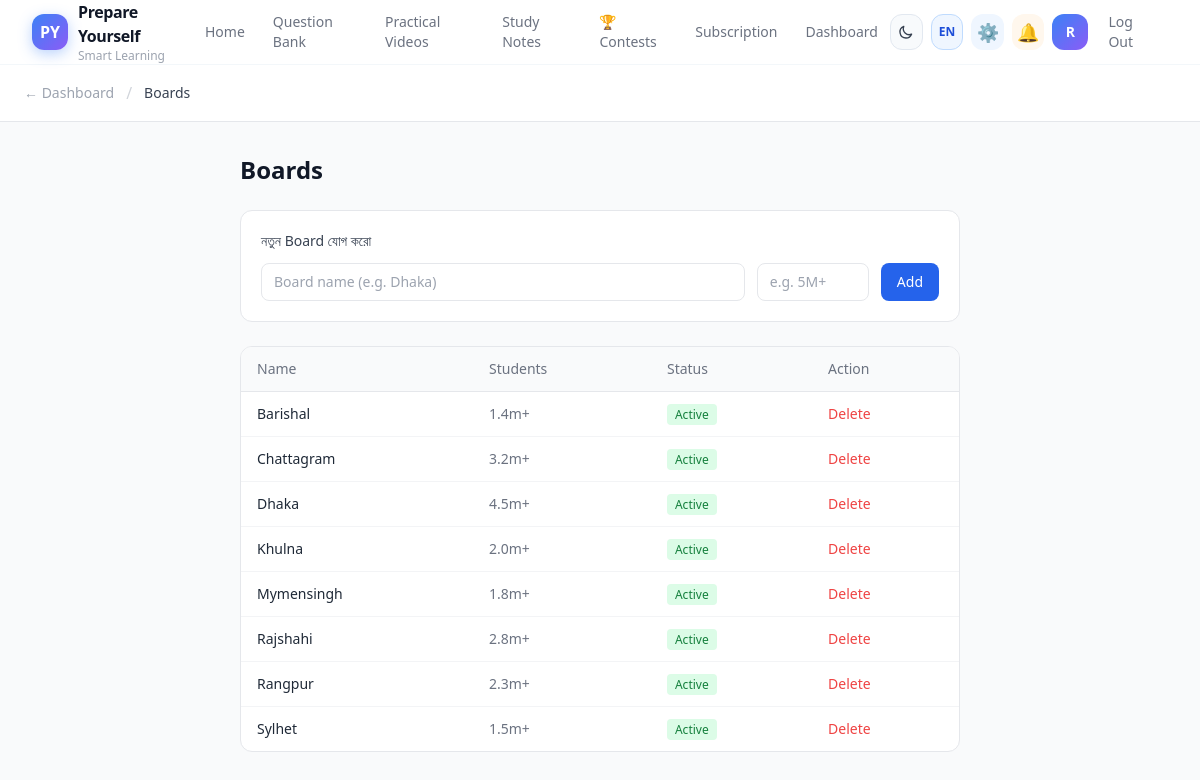
Screenshot of /manage/boards/ (signed in) with the database file from the repository.
### core/models.py (models this page shows, shortened)
class Board(models.Model):
    name = models.CharField(max_length=100, unique=True)
    slug = models.SlugField(unique=True, blank=True)
    student_count = models.CharField(max_length=20)
    is_active = models.BooleanField(default=True)
    class Meta:
        ordering = ['name']

### core/views.py (the view)
    def wrapper(request, *args, **kwargs):
        if not request.user.is_authenticated:
            return redirect('login')
        try:
            profile = request.user.profile
            if profile.role != 'ADMIN':
                messages.error(request, 'শুধু Teacher/Tutor/Institution এই page access করতে পারবে।')
                return redirect('home')
            if not profile.is_approved and not profile.is_superadmin:
                return redirect('teacher_pending')
        except UserProfile.DoesNotExist:
            return redirect('home')
        return view_func(request, *args, **kwargs)

### core/views.py (called while the page is built)
def admin_required(view_func):
    def wrapper(request, *args, **kwargs):
        if not request.user.is_authenticated:
            return redirect('login')
        try:
            profile = request.user.profile
            if profile.role != 'ADMIN':
                messages.error(request, 'শুধু Teacher/Tutor/Institution এই page access করতে পারবে।')
                return redirect('home')
            if not profile.is_approved and not profile.is_superadmin:
                return redirect('teacher_pending')
        except UserProfile.DoesNotExist:
            return redirect('home')
        return view_func(request, *args, **kwargs)
    wrapper.__name__ = view_func.__name__
    return wrapper

@admin_required
def manage_boards(request):
    boards = Board.objects.all()
    return render(request, 'manage/boards.html', {'boards': boards})

### templates/manage/boards.html (shortened to what this page needs)
{% extends 'base.html' %}
{% block content %}
<div class="min-h-screen bg-gray-50">
  <div class="bg-white border-b border-gray-200 px-6 py-4 flex items-center justify-between">
    <div class="flex items-center gap-3">
      <a href="{% url 'manage_dashboard' %}" class="text-gray-400 hover:text-gray-600 text-sm">← Dashboard</a>
      <span class="text-gray-300">/</span>
      <span class="text-sm font-medium text-gray-700">Boards</span>
    </div>
  </div>
  <div class="max-w-3xl mx-auto px-6 py-8">
    <h1 class="text-2xl font-bold text-gray-900 mb-6">Boards</h1>
    <form method="post" action="{% url 'board_add' %}" class="bg-white rounded-xl border border-gray-200 p-5 mb-6">
      <p class="text-sm font-medium text-gray-700 mb-3">নতুন Board যোগ করো</p>
      <div class="flex gap-3">
        <input type="text" name="name" placeholder="Board name (e.g. Dhaka)" required
          class="flex-1 border border-gray-200 rounded-lg px-3 py-2 text-sm focus:outline-none focus:ring-2 focus:ring-blue-500">
        <input type="text" name="student_count" placeholder="e.g. 5M+"
          class="w-28 border border-gray-200 rounded-lg px-3 py-2 text-sm focus:outline-none focus:ring-2 focus:ring-blue-500">
        <button type="submit" class="bg-blue-600 text-white px-4 py-2 rounded-lg text-sm font-medium hover:bg-blue-700">Add</button>
      </div>
    </form>
    <div class="bg-white rounded-xl border border-gray-200 overflow-hidden">
      <table class="w-full text-sm">
        <thead class="bg-gray-50 border-b border-gray-200">
          <tr>
            <th class="text-left px-4 py-3 text-gray-500 font-medium">Name</th>
            <th class="text-left px-4 py-3 text-gray-500 font-medium">Students</th>
            <th class="text-left px-4 py-3 text-gray-500 font-medium">Status</th>
            <th class="text-left px-4 py-3 text-gray-500 font-medium">Action</th>
          </tr>
        </thead>
        <tbody class="divide-y divide-gray-100">
          {% for b in boards %}
          <tr class="hover:bg-gray-50">
            <td class="px-4 py-3 font-medium text-gray-800">{{ b.name }}</td>
            <td class="px-4 py-3 text-gray-500">{{ b.student_count }}</td>
            <td class="px-4 py-3">
              <span class="px-2 py-0.5 rounded text-xs {% if b.is_active %}bg-green-100 text-green-700{% else %}bg-gray-100 text-gray-500{% endif %}">
                {% if b.is_active %}Active{% else %}Inactive{% endif %}
              </span>
            </td>
            <td class="px-4 py-3">
              <form method="post" action="{% url 'board_delete' b.pk %}" onsubmit="return confirm('Delete করবে?')">
                <button type="submit" class="text-red-500 hover:underline text-sm">Delete</button>
              </form>
            </td>
          </tr>
          {% empty %}
          <tr><td colspan="4" class="px-4 py-8 text-center text-gray-400">কোনো board নেই।</td></tr>
          {% endfor %}
        </tbody>
      </table>
    </div>
  </div>
</div>
{% endblock %}

### templates/includes/navbar.html (shortened to what this page needs)
{% with url_name=request.resolver_match.url_name %}
<nav id="main-navbar" class="bg-white sticky top-0 z-50" style="border-bottom: 1px solid rgba(241,245,249,0.8);">
    <div class="max-w-7xl mx-auto px-4 sm:px-6 lg:px-8">
        <div class="flex justify-between items-center h-16">
            <a href="{% url 'home' %}" class="flex items-center gap-2.5 group">
                <div class="w-9 h-9 rounded-xl flex items-center justify-center text-white font-bold text-base flex-shrink-0"
                     style="background: linear-gradient(135deg, #3b82f6, #8b5cf6); box-shadow: 0 4px 14px rgba(59,130,246,0.35);">
                    PY
                </div>
                <div class="flex flex-col leading-none">
                    <span class="font-bold text-gray-900 text-base tracking-tight group-hover:text-blue-600 transition-colors duration-200">Prepare Yourself</span>
                    <span class="text-xs text-gray-400 font-medium">{% if LANG == 'en' %}Smart Learning{% else %}স্মার্ট লার্নিং{% endif %}</span>
                </div>
            </a>
            <div class="hidden md:flex items-center gap-1">
                <a href="{% url 'home' %}" class="nav-link {% if url_name == 'home' %}nav-active{% endif %} text-sm px-3 py-2 rounded-lg transition-colors duration-200">{% if LANG == 'en' %}Home{% else %}হোম{% endif %}</a>
                <a href="{% url 'question_bank' %}" class="nav-link {% if url_name == 'question_bank' %}nav-active{% endif %} text-sm px-3 py-2 rounded-lg transition-colors duration-200">{% if LANG == 'en' %}Question Bank{% else %}প্রশ্ন ব্যাংক{% endif %}</a>
                <a href="{% url 'practical_videos' %}" class="nav-link {% if url_name == 'practical_videos' %}nav-active{% endif %} text-sm px-3 py-2 rounded-lg transition-colors duration-200">{% if LANG == 'en' %}Practical Videos{% else %}ভিডিও ক্লাস{% endif %}</a>
                <a href="{% url 'study_notes' %}" class="nav-link {% if url_name == 'study_notes' %}nav-active{% endif %} text-sm px-3 py-2 rounded-lg transition-colors duration-200">{% if LANG == 'en' %}Study Notes{% else %}স্টাডি নোটস{% endif %}</a>
                <a href="{% url 'contest_list' %}" class="nav-link {% if url_name == 'contest_list' %}nav-active{% endif %} text-sm px-3 py-2 rounded-lg transition-colors duration-200">
                    <span class="text-yellow-500">🏆</span> {% if LANG == 'en' %}Contests{% else %}কনটেস্ট{% endif %}
                </a>
                {% if not is_superadmin %}<a href="{% url 'pricing' %}" class="nav-link {% if url_name == 'pricing' %}nav-active{% endif %} text-sm px-3 py-2 rounded-lg transition-colors duration-200">{% if LANG == 'en' %}Subscription{% else %}সাবস্ক্রিপশন{% endif %}</a>{% endif %}
                <a href="{% url 'dashboard' %}" class="nav-link {% if url_name == 'dashboard' %}nav-active{% endif %} text-sm px-3 py-2 rounded-lg transition-colors duration-200">{% if LANG == 'en' %}Dashboard{% else %}ড্যাশবোর্ড{% endif %}</a>
            </div>
            <div class="flex items-center gap-2">
                <div class="hidden md:flex items-center gap-2">
                    <button id="theme-toggle"
                            title="Toggle dark / light mode"
                            class="w-9 h-9 flex items-center justify-center rounded-xl border transition-all duration-200 hover:scale-110 hover:shadow-md select-none"
                            style="background:#f8fafc;border-color:#e2e8f0;color:#374151;">
                        <svg id="theme-icon-moon" class="w-4 h-4" style="display:block" fill="none" stroke="currentColor" viewBox="0 0 24 24">
                            <path stroke-linecap="round" stroke-linejoin="round" stroke-width="2" d="M20.354 15.354A9 9 0 018.646 3.646 9.003 9.003 0 0012 21a9.003 9.003 0 008.354-5.646z"/>
                        </svg>
                    </button>
                    <a href="{% url 'toggle_language' %}"
                       title="{% if LANG == 'en' %}Switch to বাংলা{% else %}Switch to English{% endif %}"
                       class="w-9 h-9 flex items-center justify-center rounded-xl border transition-all duration-200 hover:scale-110 hover:shadow-md font-bold text-xs select-none"
                       style="{% if LANG == 'en' %}background:#eff6ff;border-color:#bfdbfe;color:#1d4ed8;{% else %}background:#fdf4ff;border-color:#e9d5ff;color:#7c3aed;{% endif %}">
                        {% if LANG == 'en' %}EN{% else %}বা{% endif %}
                    </a>
                    {% if request.user.is_authenticated %}
                        {% if is_superadmin %}
                        <a href="{% url 'superadmin_dashboard' %}"
                           title="{% if LANG == 'en' %}Super Admin{% else %}সুপার এডমিন{% endif %}"
                           class="w-9 h-9 flex items-center justify-center rounded-xl bg-purple-50 hover:bg-purple-100 text-purple-600 transition-all duration-200 hover:scale-110 hover:shadow-md text-lg">
                            👑
                        </a>
                        {% elif is_admin %}
                        <a href="{% url 'manage_dashboard' %}"
                           title="{% if LANG == 'en' %}Manage Panel{% else %}ম্যানেজ প্যানেল{% endif %}"
                           class="w-9 h-9 flex items-center justify-center rounded-xl bg-blue-50 hover:bg-blue-100 text-blue-600 transition-all duration-200 hover:scale-110 hover:shadow-md text-lg">
                            ⚙️
                        </a>
                        <a href="{% url 'notifications' %}"
                           title="{% if LANG == 'en' %}Notifications{% else %}নোটিফিকেশন{% endif %}"
                           class="relative w-9 h-9 flex items-center justify-center rounded-xl bg-orange-50 hover:bg-orange-100 transition-all duration-200 hover:scale-110 hover:shadow-md text-lg">
                            🔔
                        </a>
                        {% endif %}
                        <a href="{% url 'profile' %}"
                           title="{% if LANG == 'en' %}My Profile{% else %}আমার প্রোফাইল{% endif %}"
                           class="w-9 h-9 rounded-xl overflow-hidden flex items-center justify-center font-bold text-sm text-white transition-all duration-200 hover:scale-110 hover:shadow-md flex-shrink-0"
                           style="background: linear-gradient(135deg, #3b82f6, #8b5cf6);">
                            {% if request.user.profile.profile_picture %}
                            <img src="{{ request.user.profile.profile_picture.url }}" alt="profile" class="w-full h-full object-cover">
                            {% else %}
                            {{ request.user.username|slice:":1"|upper }}
                            {% endif %}
                        </a>
                        <a href="{% url 'logout' %}" class="text-sm font-medium text-gray-500 hover:text-red-500 px-3 py-2 rounded-lg hover:bg-red-50 transition-all duration-200">{% if LANG == 'en' %}Log Out{% else %}লগ আউট{% endif %}</a>
                    {% endif %}
                </div>
            </div>
        </div>
    </div>
</nav>
{% endwith %}

### static/css/styles.css (style rules this page uses)
:root { --blue: #3b82f6; --blue-dark: #2563eb; --purple: #8b5cf6; --purple-dark: #7c3aed; --cyan: #06b6d4; --gradient: linear-gradient(135deg, #3b82f6 0%, #8b5cf6 100%); --shadow-sm: 0 4px 6px -1px rgba(0,0,0,0.07), 0 2px 4px -2px rgba(0,0,0,0.05); --shadow-md: 0 10px 25px -5px rgba(0,0,0,0.1), 0 4px 10px -4px rgba(0,0,0,0.06); --shadow-lg: 0 20px 40px -10px rgba(0,0,0,0.14), 0 8px 16px -6px rgba(0,0,0,0.08); --shadow-glow: 0 8px 32px rgba(59,130,246,0.3); --ease-expo: cubic-bezier(0.16, 1, 0.3, 1); --ease-spring: cubic-bezier(0.34, 1.56, 0.64, 1); --ease-smooth: cubic-bezier(0.4, 0, 0.2, 1); }
html { scroll-behavior: smooth; }
body { background: #f8fafc; font-family: 'Inter', system-ui, -apple-system, BlinkMacSystemFont, 'Segoe UI', sans-serif; -webkit-font-smoothing: antialiased; -moz-osx-font-smoothing: grayscale; overflow-x: hidden; }
#main-navbar { background: white; transition: background 0.3s ease, box-shadow 0.3s ease, border-color 0.3s ease; }
.nav-link { position: relative; font-weight: 500; color: #6b7280; transition: color 0.2s; }
.nav-link::after { content: ''; position: absolute; bottom: -4px; left: 50%; transform: translateX(-50%); height: 2px; width: 0; background: linear-gradient(90deg, #3b82f6, #8b5cf6); border-radius: 2px; transition: width 0.25s cubic-bezier(0.16, 1, 0.3, 1); }

### templates/base.html (style rules this page uses)
:root { color-scheme: light; }

### rows the page displays
Board: name "Barishal", student_count "1.4m+", is_active "Active"
Board: name "Chattagram", student_count "3.2m+", is_active "Active"
Board: name "Dhaka", student_count "4.5m+", is_active "Active"
Board: name "Khulna", student_count "2.0m+", is_active "Active"
Board: name "Mymensingh", student_count "1.8m+", is_active "Active"
Board: name "Rajshahi", student_count "2.8m+", is_active "Active"
Board: name "Rangpur", student_count "2.3m+", is_active "Active"
Board: name "Sylhet", student_count "1.5m+", is_active "Active"

### other values shown
{{ request.user.username|slice:":1"|upper }} "R"
